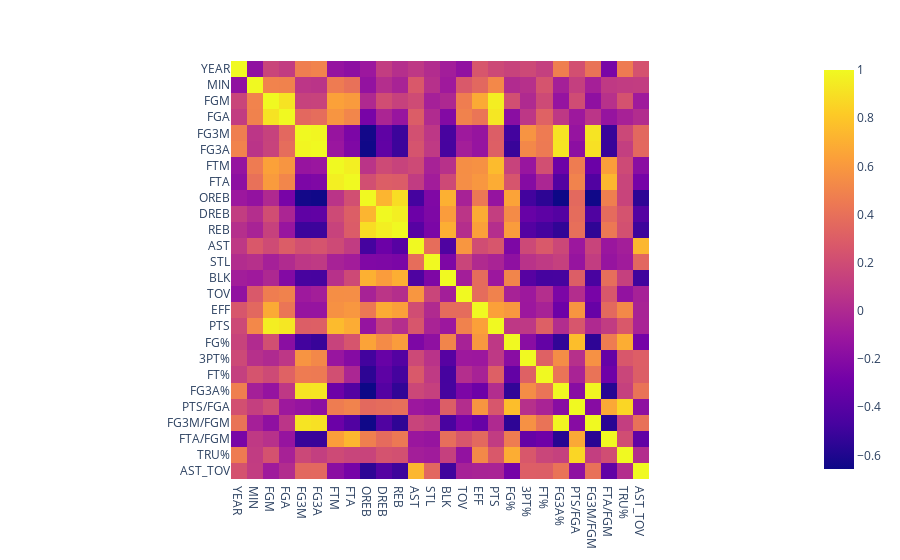

Notebook code for this chart:
### Code cell
corr_matrix = data_per_min.corr()

fig = px.imshow(corr_matrix)
fig.show()

### Figure 1 — Plotly figure (JSON) as saved in the notebook; plotly's stock layout.template omitted (floating-point values rounded to 4 significant figures; data arrays with more than 128 entries replaced by an {"elided": "..."} marker saying what was removed)
{"data": [{"coloraxis": "coloraxis", "hovertemplate": "x: %{x}<br>y: %{y}<br>color: %{z}<extra></extra>", "name": "0", "type": "heatmap", "x": ["YEAR", "MIN", "FGM", "FGA", "FG3M", "FG3A", "FTM", "FTA", "OREB", "DREB", "REB", "AST", "STL", "BLK", "TOV", "EFF", "PTS", "FG%", "3PT%", "FT%", "FG3A%", "PTS/FGA", "FG3M/FGM", "FTA/FGM", "TRU%", "AST_TOV"], "xaxis": "x", "y": ["YEAR", "MIN", "FGM", "FGA", "FG3M", "FG3A", "FTM", "FTA", "OREB", "DREB", "REB", "AST", "STL", "BLK", "TOV", "EFF", "PTS", "FG%", "3PT%", "FT%", "FG3A%", "PTS/FGA", "FG3M/FGM", "FTA/FGM", "TRU%", "AST_TOV"], "yaxis": "y", "z": {"elided": "26x26 float values"}}], "layout": {"coloraxis": {"colorscale": [[0, "#0d0887"], [0.1111, "#46039f"], [0.2222, "#7201a8"], [0.3333, "#9c179e"], [0.4444, "#bd3786"], [0.5556, "#d8576b"], [0.6667, "#ed7953"], [0.7778, "#fb9f3a"], [0.8889, "#fdca26"], [1, "#f0f921"]]}, "margin": {"t": 60}, "xaxis": {"anchor": "y", "constrain": "domain", "domain": [0, 1], "scaleanchor": "y"}, "yaxis": {"anchor": "x", "autorange": "reversed", "constrain": "domain", "domain": [0, 1]}}}
